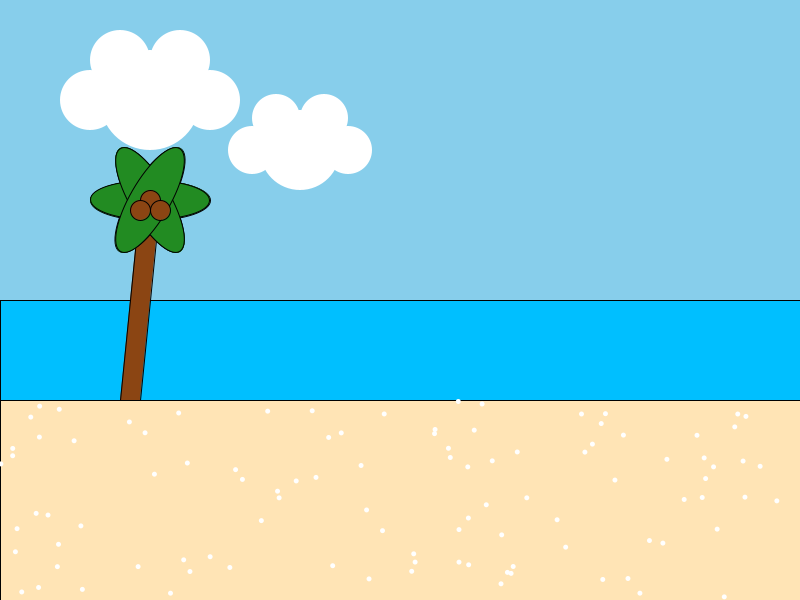
Frame 1 (no input)
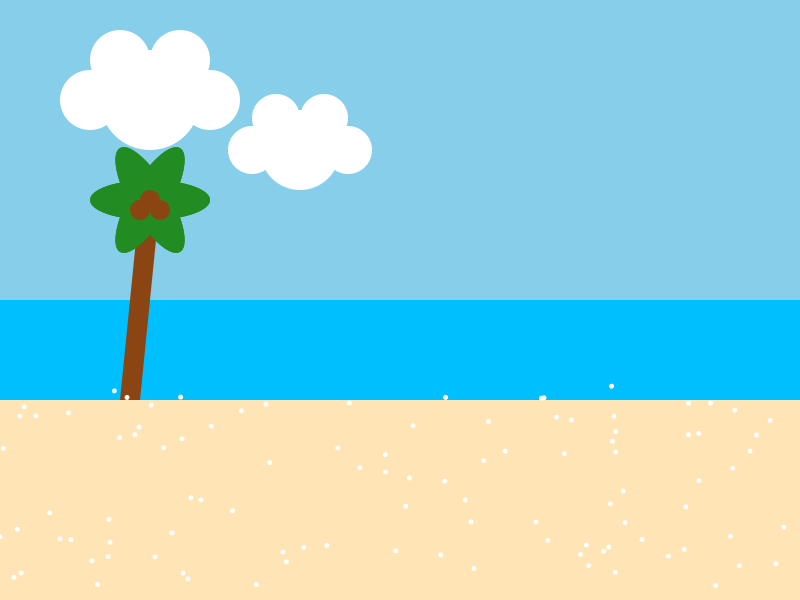
Frame 60 (the mouse pressed at the canvas centre just before this capture)
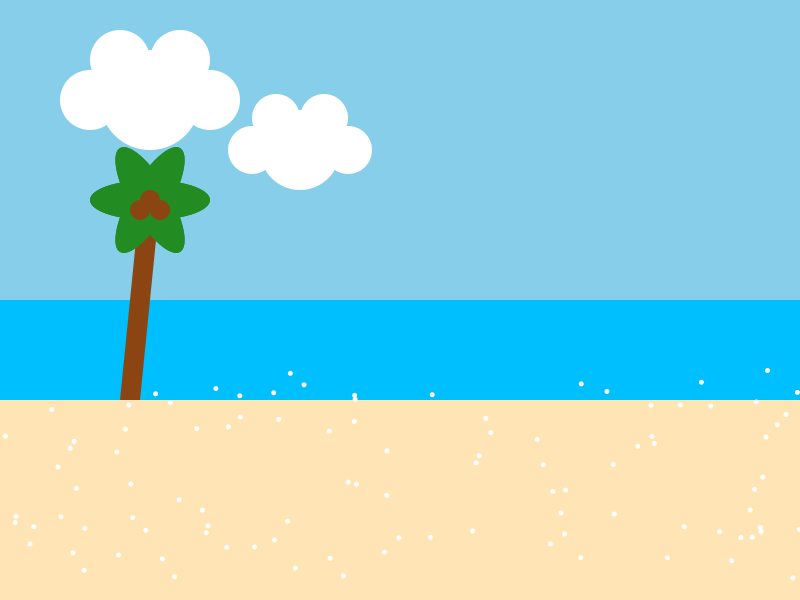
Frame 120 (the mouse held since frame 60 and released just before this capture)

The Processing sketch that drew these frames (run headless with seeded random() and noise(); from frame 60 on, the mouse is pressed at the canvas centre):

// Processing sketch: Scene_3
// ── Scene_3.pde
float[] whiteSandX;
float[] whiteSandY;
float[] whiteSandSpeed;

void setup() {
  size(800, 600);
  // Initialize the white sand particles
  whiteSandX = new float[100];
  whiteSandY = new float[100];
  whiteSandSpeed = new float[100];
  for (int i = 0; i < whiteSandX.length; i++) {
    whiteSandX[i] = random(width);
    whiteSandY[i] = random(height / 1.5, height);
    whiteSandSpeed[i] = random(1, 3);
  }
}

void draw() {
  background(135, 206, 235); // Sky blue background

  // Draw the sea
  fill(0, 191, 255);
  rect(0, height / 2, width, height / 2);
  
  // Draw the beach
  fill(255, 228, 181);
  rect(0, height / 1.5, width, height / 3);
  
  // Draw the palm tree trunk
  fill(139, 69, 19);
  beginShape();
  vertex(100, height / 1.5);
  vertex(120, height / 1.5);
  vertex(140, height / 3);
  vertex(160, height / 3);
  vertex(140, height / 1.5);
  vertex(120, height / 1.5);
  endShape(CLOSE);
  
  // Draw the palm leaves
  fill(34, 139, 34);
  for (int i = 0; i < 6; i++) {
    pushMatrix();
    translate(150, height / 3);
    rotate(PI / 3 * i);
    ellipse(0, 0, 120, 40);
    popMatrix();
  }
  
  // Draw coconuts
  fill(139, 69, 19);
  ellipse(150, height / 3, 20, 20);
  ellipse(160, height / 3 + 10, 20, 20);
  ellipse(140, height / 3 + 10, 20, 20);
  
  // Draw and animate the white sand particles
  fill(255, 255, 255);
  noStroke();
  for (int i = 0; i < whiteSandX.length; i++) {
    ellipse(whiteSandX[i], whiteSandY[i], 5, 5);
    whiteSandX[i] += whiteSandSpeed[i];
    whiteSandY[i] -= whiteSandSpeed[i] * 0.1;
    if (whiteSandX[i] > width) {
      whiteSandX[i] = 0;
      whiteSandY[i] = random(height / 1.5, height);
    }
  }
  
  // Draw clouds
  fill(255); // Warna putih untuk awan
  noStroke();
  drawCloud(150, 100, 100);
  drawCloud(300, 150, 80);
}

void drawCloud(float x, float y, float size) {
  // Gambar bagian tengah awan
  ellipse(x, y, size, size);
  
  // Gambar sisi kiri awan
  ellipse(x - size * 0.6, y, size * 0.6, size * 0.6);
  
  // Gambar sisi kanan awan
  ellipse(x + size * 0.6, y, size * 0.6, size * 0.6);
  
  // Gambar sisi atas kiri awan
  ellipse(x - size * 0.3, y - size * 0.4, size * 0.6, size * 0.6);
  
  // Gambar sisi atas kanan awan
  ellipse(x + size * 0.3, y - size * 0.4, size * 0.6, size * 0.6);
}
